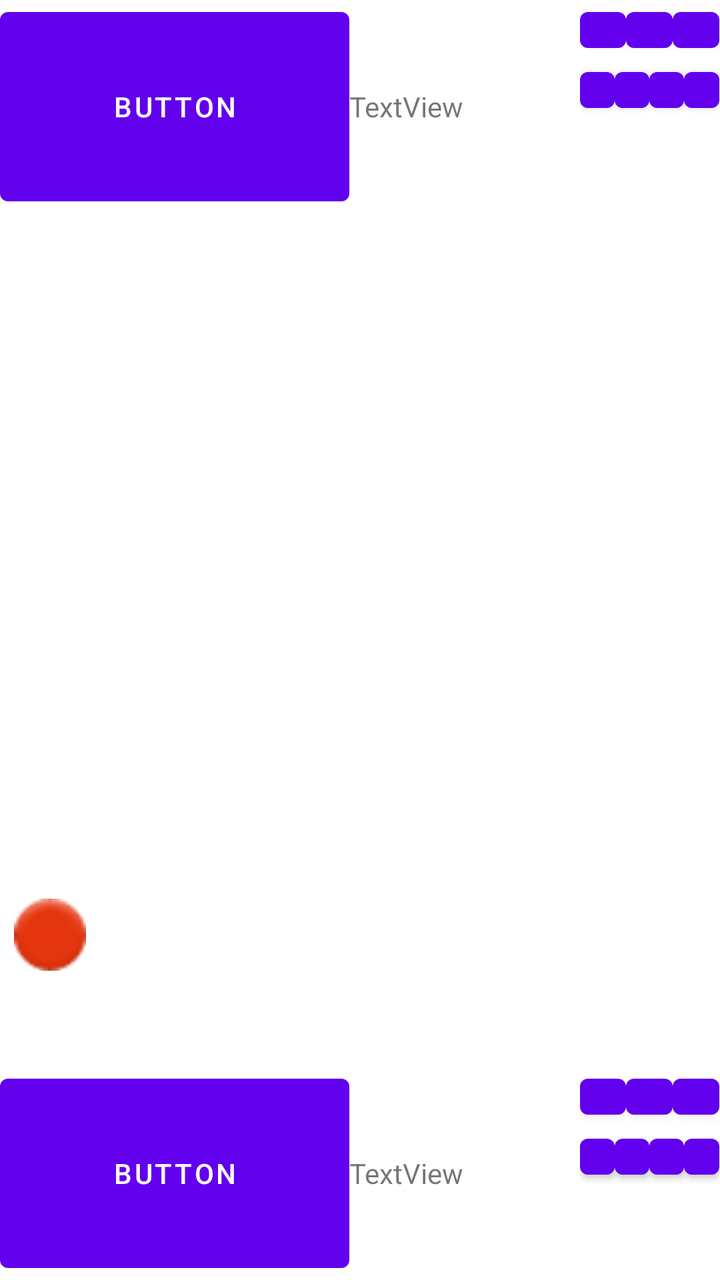
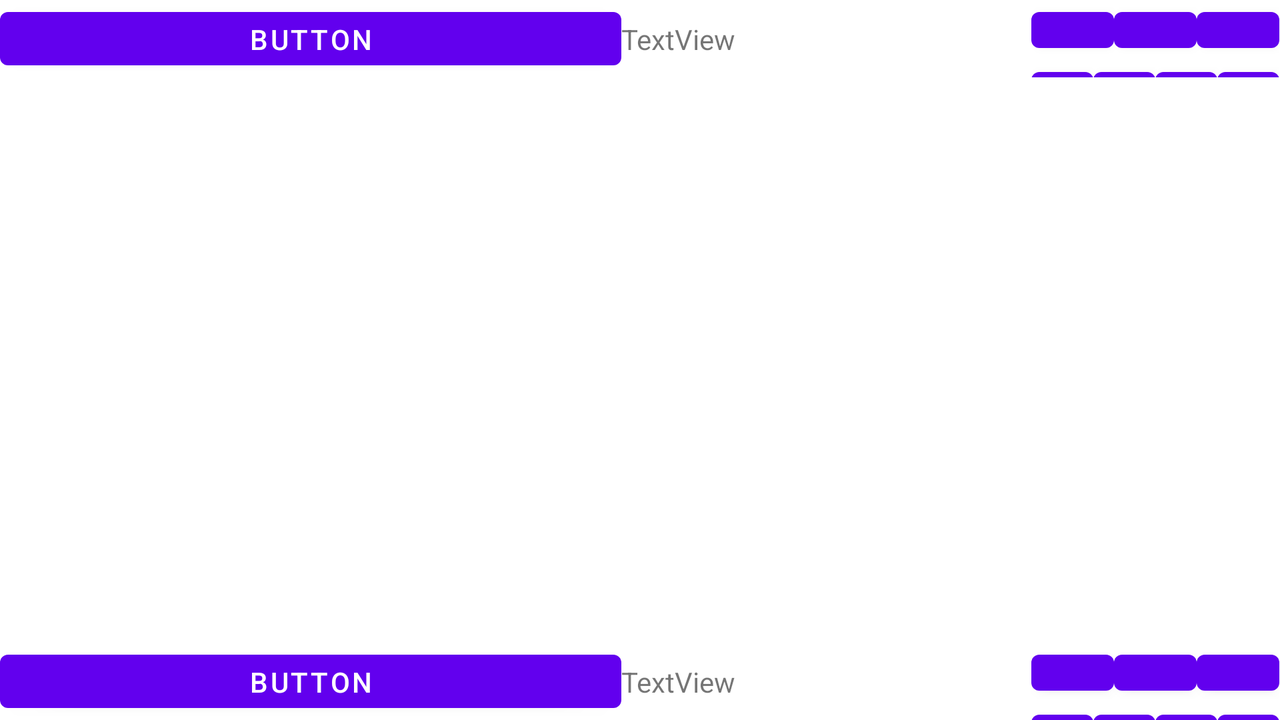

Compare how this app lays out the same screen by default and in its alternative resource folder. The renders come first, then the two layout files and the values they reference.
<!-- AndroidManifest.xml: application theme Theme.JuegoDeUr -->
<!-- res/layout/activity_main.xml -->
<?xml version="1.0" encoding="utf-8"?>
<LinearLayout xmlns:android="http://schemas.android.com/apk/res/android"
    xmlns:app="http://schemas.android.com/apk/res-auto"
    xmlns:tools="http://schemas.android.com/tools"
    android:layout_width="match_parent"
    android:layout_height="match_parent"
    android:orientation="vertical"
    tools:context=".MainActivity">

    <LinearLayout
        android:layout_width="match_parent"
        android:layout_height="0dp"
        android:layout_weight="1">

        <Button
            android:id="@+id/buttonDadosA"
            android:layout_width="0dp"
            android:layout_height="match_parent"
            android:layout_weight="1"
            android:text="Button" />

        <TextView
            android:id="@+id/textViewInfoA"
            android:layout_width="0dp"
            android:layout_height="wrap_content"
            android:layout_weight="0.66"
            android:text="TextView" />

        <TableLayout
            android:layout_width="wrap_content"
            android:layout_height="match_parent"
            android:layout_weight="0.4">

            <TableRow
                android:layout_width="match_parent"
                android:layout_height="match_parent">

                <Button
                    android:id="@+id/button1A"
                    android:layout_width="0dp"
                    android:layout_height="30dp"
                    android:layout_weight="1"
                    android:text="1"
                    android:textSize="14sp" />

                <Button
                    android:id="@+id/button2A"
                    android:layout_width="0dp"
                    android:layout_height="30dp"
                    android:layout_weight="1"
                    android:text="2" />

                <Button
                    android:id="@+id/button3A"
                    android:layout_width="0dp"
                    android:layout_height="30dp"
                    android:layout_weight="1"
                    android:text="3" />
            </TableRow>

            <TableRow
                android:layout_width="match_parent"
                android:layout_height="match_parent">

                <Button
                    android:id="@+id/button4A"
                    android:layout_width="0dp"
                    android:layout_height="30dp"
                    android:layout_weight="1"
                    android:text="4" />

                <Button
                    android:id="@+id/button5A"
                    android:layout_width="0dp"
                    android:layout_height="30dp"
                    android:layout_weight="1"
                    android:text="5" />

                <Button
                    android:id="@+id/button6A"
                    android:layout_width="0dp"
                    android:layout_height="30dp"
                    android:layout_weight="1"
                    android:text="6" />

                <Button
                    android:id="@+id/button7A"
                    android:layout_width="0dp"
                    android:layout_height="30dp"
                    android:layout_weight="1"
                    android:text="7" />
            </TableRow>

        </TableLayout>
    </LinearLayout>

    <androidx.constraintlayout.widget.ConstraintLayout
        android:id="@+id/tableroView"
        android:layout_width="match_parent"
        android:layout_height="0dp"
        android:layout_weight="4">

        <ImageView
            android:id="@+id/ficha1A"
            android:layout_width="46dp"
            android:layout_height="36dp"
            android:layout_marginEnd="312dp"
            android:layout_marginBottom="48dp"
            app:layout_constraintBottom_toBottomOf="parent"
            app:layout_constraintEnd_toEndOf="parent"
            app:srcCompat="@android:drawable/ic_notification_overlay" />
    </androidx.constraintlayout.widget.ConstraintLayout>

    <LinearLayout
        android:layout_width="match_parent"
        android:layout_height="0dp"
        android:layout_weight="1">

        <Button
            android:id="@+id/buttonDadosB"
            android:layout_width="0dp"
            android:layout_height="match_parent"
            android:layout_weight="1"
            android:text="Button" />

        <TextView
            android:id="@+id/textViewInfoB"
            android:layout_width="0dp"
            android:layout_height="wrap_content"
            android:layout_weight="0.66"
            android:text="TextView" />

        <TableLayout
            android:layout_width="0dp"
            android:layout_height="match_parent"
            android:layout_weight="0.4">

            <TableRow
                android:layout_width="match_parent"
                android:layout_height="match_parent">

                <Button
                    android:id="@+id/button1B"
                    android:layout_width="0dp"
                    android:layout_height="30dp"
                    android:layout_weight="1"
                    android:text="1" />

                <Button
                    android:id="@+id/button2B"
                    android:layout_width="0dp"
                    android:layout_height="30dp"
                    android:layout_weight="1"
                    android:text="2" />

                <Button
                    android:id="@+id/button3B"
                    android:layout_width="0dp"
                    android:layout_height="30dp"
                    android:layout_weight="1"
                    android:text="3" />
            </TableRow>

            <TableRow
                android:layout_width="match_parent"
                android:layout_height="match_parent">

                <Button
                    android:id="@+id/button4B"
                    android:layout_width="0dp"
                    android:layout_height="30dp"
                    android:layout_weight="1"
                    android:text="4" />

                <Button
                    android:id="@+id/button5B"
                    android:layout_width="0dp"
                    android:layout_height="30dp"
                    android:layout_weight="1"
                    android:text="5" />

                <Button
                    android:id="@+id/button6B"
                    android:layout_width="0dp"
                    android:layout_height="30dp"
                    android:layout_weight="1"
                    android:text="6" />

                <Button
                    android:id="@+id/button7B"
                    android:layout_width="0dp"
                    android:layout_height="30dp"
                    android:layout_weight="1"
                    android:text="7" />
            </TableRow>

        </TableLayout>

    </LinearLayout>
    </LinearLayout>
<!-- resources referenced by this layout -->
<resources>
  <style name="Theme.JuegoDeUr" parent="Theme.MaterialComponents.DayNight.NoActionBar">
          
          <item name="colorPrimary">@color/purple_500</item>
          <item name="colorPrimaryVariant">@color/purple_700</item>
          <item name="colorOnPrimary">@color/white</item>
          
          <item name="colorSecondary">@color/teal_200</item>
          <item name="colorSecondaryVariant">@color/teal_700</item>
          <item name="colorOnSecondary">@color/black</item>
          
          <item name="android:statusBarColor" tools:targetApi="l">?attr/colorPrimaryVariant</item>
          
      </style>
</resources>
<!-- res/layout-land/activity_main.xml (the repository's variant of the layout above) -->
<!-- drawn on the phone turned sideways -->
<?xml version="1.0" encoding="utf-8"?>
<LinearLayout xmlns:android="http://schemas.android.com/apk/res/android"
    xmlns:app="http://schemas.android.com/apk/res-auto"
    xmlns:tools="http://schemas.android.com/tools"
    android:layout_width="match_parent"
    android:layout_height="match_parent"
    android:orientation="vertical">

    <LinearLayout
        android:layout_width="match_parent"
        android:layout_height="wrap_content"
        android:layout_weight="1">

        <Button
            android:id="@+id/buttonDadosA"
            android:layout_width="0dp"
            android:layout_height="match_parent"
            android:layout_weight="1"
            android:text="Button" />

        <TextView
            android:id="@+id/textViewInfoA"
            android:layout_width="0dp"
            android:layout_height="wrap_content"
            android:layout_weight="0.66"
            android:text="TextView" />

        <TableLayout
            android:layout_width="wrap_content"
            android:layout_height="match_parent"
            android:layout_weight="0.4">

            <TableRow
                android:layout_width="match_parent"
                android:layout_height="match_parent">

                <Button
                    android:id="@+id/button4"
                    android:layout_width="0dp"
                    android:layout_height="30dp"
                    android:layout_weight="1" />

                <Button
                    android:id="@+id/button5"
                    android:layout_width="0dp"
                    android:layout_height="30dp"
                    android:layout_weight="1" />

                <Button
                    android:id="@+id/button3"
                    android:layout_width="0dp"
                    android:layout_height="30dp"
                    android:layout_weight="1" />
            </TableRow>

            <TableRow
                android:layout_width="match_parent"
                android:layout_height="match_parent">

                <Button
                    android:id="@+id/button6"
                    android:layout_width="0dp"
                    android:layout_height="30dp"
                    android:layout_weight="1" />

                <Button
                    android:id="@+id/button7"
                    android:layout_width="0dp"
                    android:layout_height="30dp"
                    android:layout_weight="1" />

                <Button
                    android:id="@+id/button8"
                    android:layout_width="0dp"
                    android:layout_height="30dp"
                    android:layout_weight="1" />

                <Button
                    android:id="@+id/button9"
                    android:layout_width="0dp"
                    android:layout_height="30dp"
                    android:layout_weight="1" />
            </TableRow>

        </TableLayout>
    </LinearLayout>

    <androidx.constraintlayout.widget.ConstraintLayout
        android:id="@+id/tableroView"
        android:layout_width="match_parent"
        android:layout_height="263dp"
        android:layout_weight="1"
        android:background="@drawable/tablero">

    </androidx.constraintlayout.widget.ConstraintLayout>

    <LinearLayout
        android:layout_width="match_parent"
        android:layout_height="wrap_content"
        android:layout_weight="1">

        <Button
            android:id="@+id/buttonDadosB"
            android:layout_width="0dp"
            android:layout_height="match_parent"
            android:layout_weight="1"
            android:text="Button" />

        <TextView
            android:id="@+id/textViewInfoB"
            android:layout_width="0dp"
            android:layout_height="wrap_content"
            android:layout_weight="0.66"
            android:text="TextView" />

        <TableLayout
            android:layout_width="0dp"
            android:layout_height="match_parent"
            android:layout_weight="0.4">

            <TableRow
                android:layout_width="match_parent"
                android:layout_height="match_parent">

                <Button
                    android:id="@+id/button4"
                    android:layout_width="0dp"
                    android:layout_height="30dp"
                    android:layout_weight="1" />

                <Button
                    android:id="@+id/button5"
                    android:layout_width="0dp"
                    android:layout_height="30dp"
                    android:layout_weight="1" />

                <Button
                    android:id="@+id/button3"
                    android:layout_width="0dp"
                    android:layout_height="30dp"
                    android:layout_weight="1" />
            </TableRow>

            <TableRow
                android:layout_width="match_parent"
                android:layout_height="match_parent">

                <Button
                    android:id="@+id/button6"
                    android:layout_width="0dp"
                    android:layout_height="30dp"
                    android:layout_weight="1" />

                <Button
                    android:id="@+id/button7"
                    android:layout_width="0dp"
                    android:layout_height="30dp"
                    android:layout_weight="1" />

                <Button
                    android:id="@+id/button8"
                    android:layout_width="0dp"
                    android:layout_height="30dp"
                    android:layout_weight="1" />

                <Button
                    android:id="@+id/button9"
                    android:layout_width="0dp"
                    android:layout_height="30dp"
                    android:layout_weight="1" />
            </TableRow>

        </TableLayout>

    </LinearLayout>
</LinearLayout>
